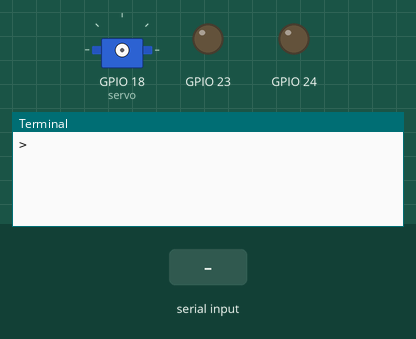
The program below on a simulated Raspberry Pi (BCM pin numbers). On the bench: servo, output pins drawn as LEDs (lit = HIGH), the last lines printed to the terminal. The test bench sets the inputs (shaded band). The camera gives no picture and a still takes 0.5 s; servo angles are drawn from the pulse width (0.5 ms = 0°, 2.5 ms = 180°).

Above: at 1.2 s.
1.3 s: "a" typed at the terminal
At 1.58 s:
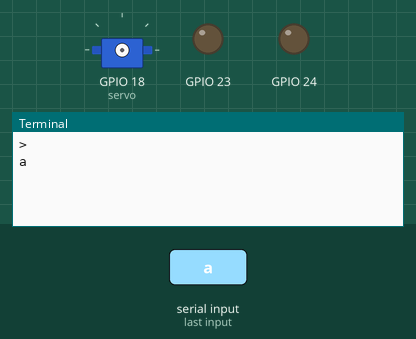
At 2.8 s:
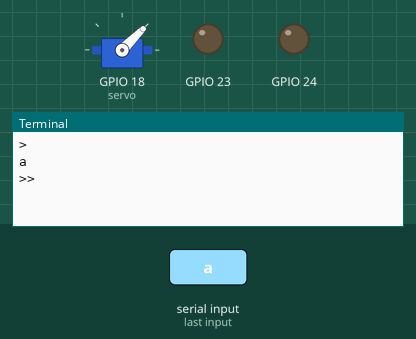

The program:

generator.py
```python
# -*- coding: utf-8 -*-
import os
import gc
import time
import picamera
import numpy as np
import picamera.array
import RPi.GPIO as GPIO

NPZ = 'data.npz'

sl = 0.1
cam0 = picamera.PiCamera()
cam0.resolution = (320, 256)
cam0.color_effects = (128, 128)

left = 5.0
center = 6.3
right = 7.6
GPIO.setmode(GPIO.BCM)
GPIO.setup(18,GPIO.OUT)
GPIO.setup(23,GPIO.OUT)
GPIO.setup(24,GPIO.OUT)
servo = GPIO.PWM(18,50)

servo.start(0.0)


image_array = np.zeros((1, 38400),'float')
label_array = np.zeros((1, 4),'float')
k = np.zeros((4, 4), 'float')
for i in range(4):
    k[i, i] = 1
temp_label = np.zeros((1, 4), 'float')


#find NPZ file
if os.path.exists(NPZ) == True:
    with np.load(NPZ) as data:
        print data.files
        train_temp = data['train']
        train_labels_temp = data['train_labels']
    image_array = np.vstack((image_array, train_temp))
    label_array = np.vstack((label_array, train_labels_temp))
    print (train_temp.shape)
    print (train_labels_temp.shape)


while True:
    try:
        while True:
            i1put = raw_input(">")

            #capture from camera
            stream = picamera.array.PiYUVArray(cam0)
            cam0.capture(stream, format = 'yuv', use_video_port = True)

            #crop the image and choose Y channel
            gray_array = stream.array[0:120, :, 0:1].reshape(1,-1).astype(np.float32)
            del stream

            #left
            if i1put == 'a':
                servo.ChangeDutyCycle(left)
                image_array = np.vstack((image_array, gray_array))
                label_array = np.vstack((label_array, k[0]))

            #right
            elif i1put == 'd':
                servo.ChangeDutyCycle(right)
                image_array = np.vstack((image_array, gray_array))
                label_array = np.vstack((label_array, k[2]))

            #forward
            elif i1put == 'w':
                servo.ChangeDutyCycle(center)
                image_array = np.vstack((image_array, gray_array))
                label_array = np.vstack((label_array, k[1]))

            #stop
            elif i1put == 's':
                servo.ChangeDutyCycle(center)
                image_array = np.vstack((image_array, gray_array))
                label_array = np.vstack((label_array, k[3]))
                GPIO.output(24,False)
                GPIO.output(23,False)

            #quit
            elif i1put == 'q':
                break

            else:
                GPIO.output(24,False)
                GPIO.output(23,False)

            time.sleep(1.0)
            GPIO.output(24,False)
            GPIO.output(23,True)
            time.sleep(sl)
            GPIO.output(24,False)
            GPIO.output(23,False)
            del gray_array

    except:
        raw_input(">>")
    finally:
        GPIO.output(24,False)
        GPIO.output(23,False)
        servo.stop()
        cam0.close()
        GPIO.cleanup()

        train = image_array[1:, :]
        train_labels = label_array[1:, :]

        np.savez(NPZ, train=train, train_labels=train_labels)
        break
```

Measured:
- after the input at 1.3 s, the terminal: prints a new line at once (image 1)
